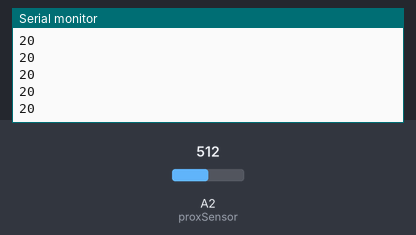
The sketch below on a simulated Arduino Uno, built with avr-gcc and run on an emulated ATmega328P. Parts: the last lines printed to the serial monitor. The inputs (shaded band) are chosen by the test bench; at power-on: A2 (proxSensor) = 512.

Above: at 5.2 s.
5.3 s: A2 (proxSensor) set to 716
At 5.31 s:
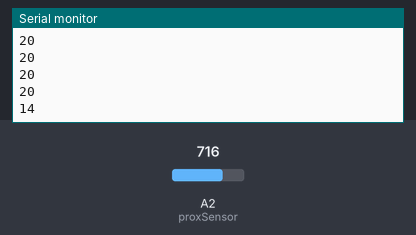
6.8 s: A2 (proxSensor) set to 900
At 6.82 s:
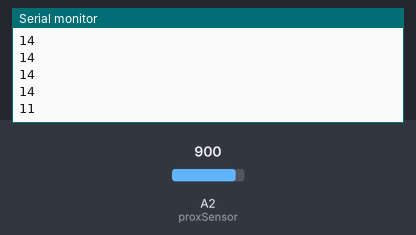
Timing chart, 0 to 9.8 s (numbered marks = the images above; inputs shaded):
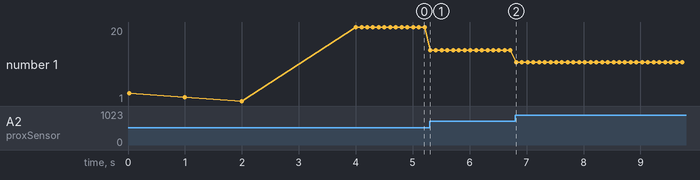

The sketch:

Sharp_prox_sensor.ino
```cpp
int proxSensor = 2;

void setup() {
  Serial.begin(9600);
  Serial.println("Start countdown:");
  Serial.println("3");
  delay(1000);
  Serial.println("2");
  delay(1000);
  Serial.println("1");
  delay(1000);
  Serial.println("GO");
  delay(1000);
}

void loop() {
  int raw = analogRead(proxSensor);
  int dist = 20798 * pow(raw,-1.109);
  Serial.println(dist);
  delay(100);
}
```

Measured:
- after the input at 5.3 s, the serial monitor: prints a new line at once (image 1)
- after the input at 6.8 s, the serial monitor: prints a new line at once (image 2)
- plotted number 1: 20 → 14 after the input at 5.3 s, 14 → 11 after the input at 6.8 s
